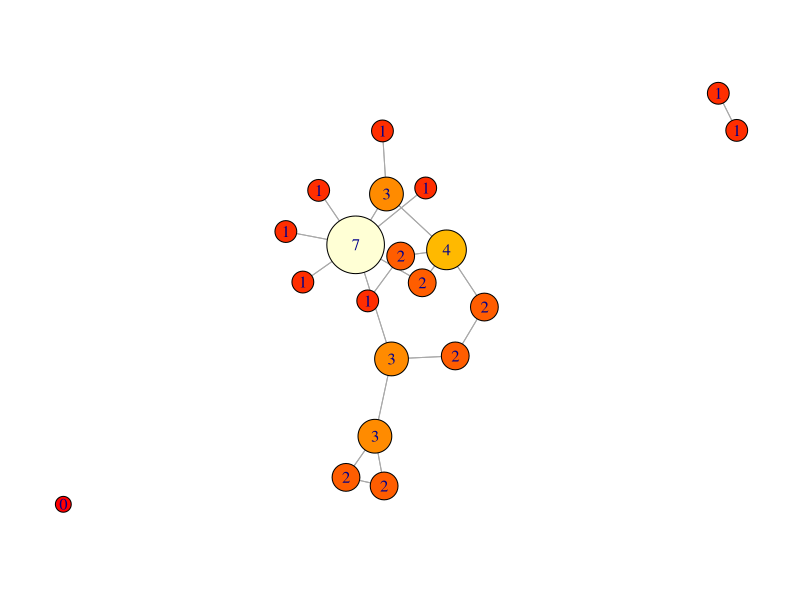
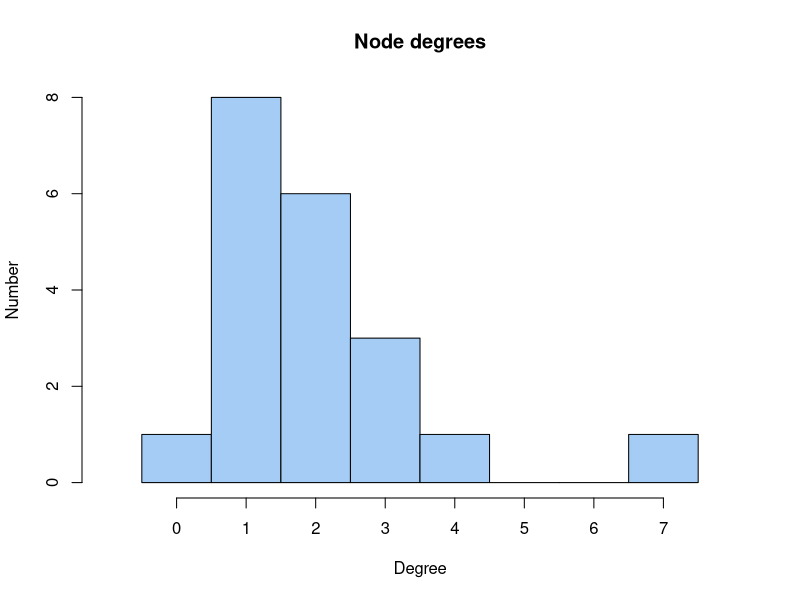
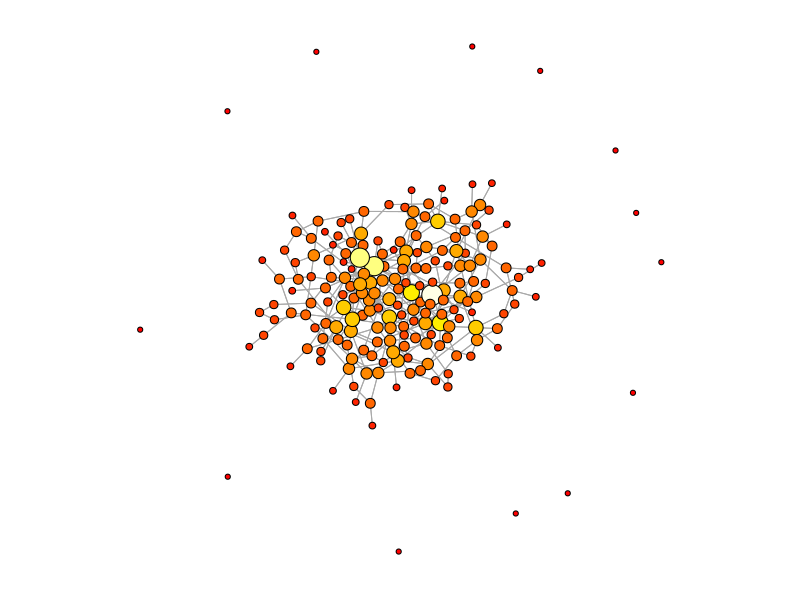
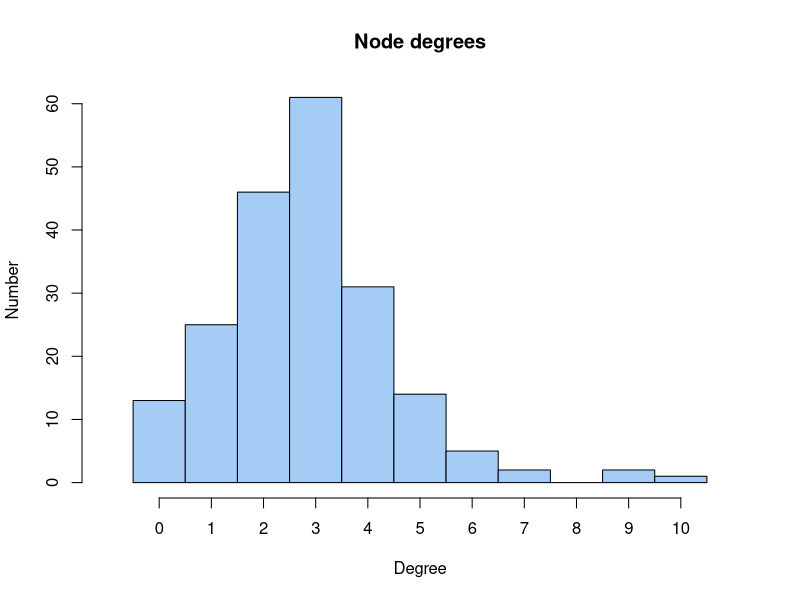
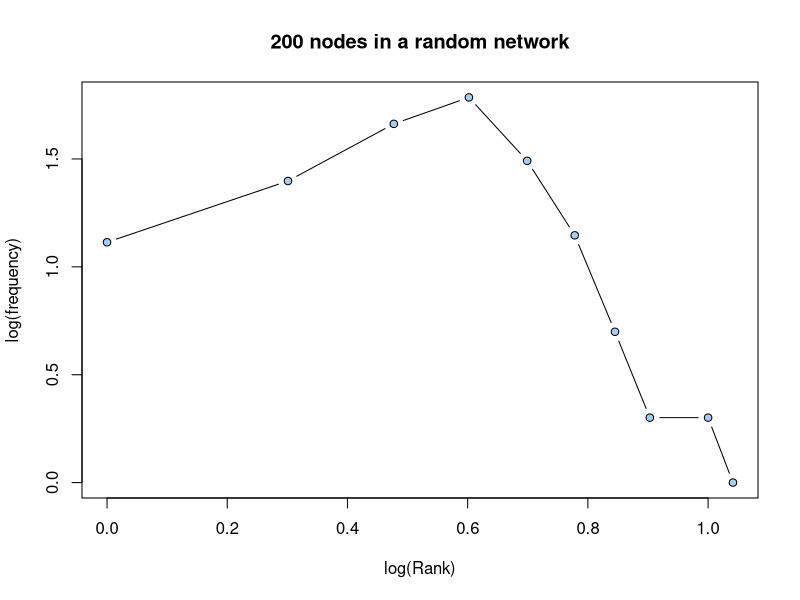
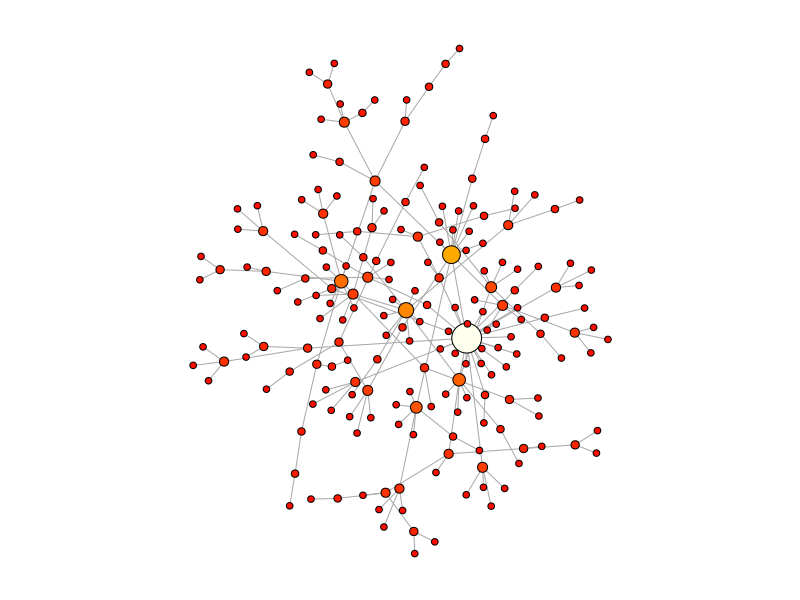
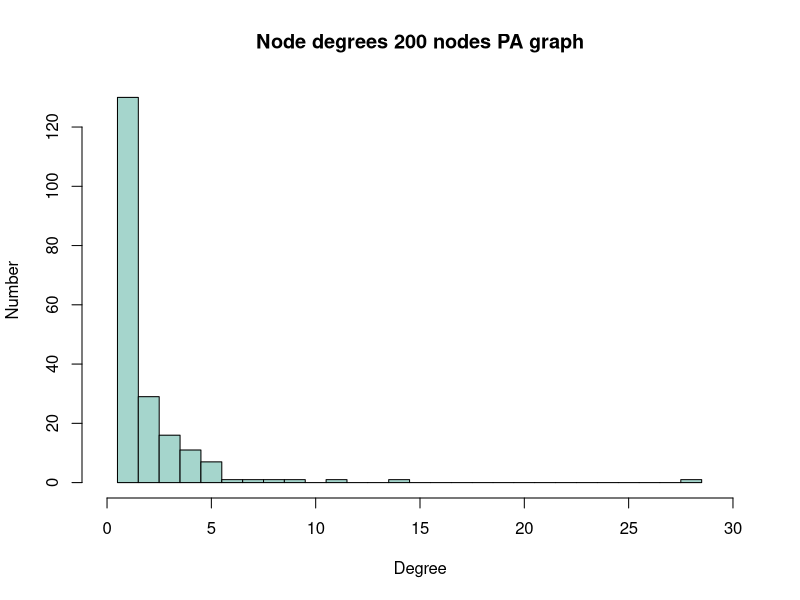
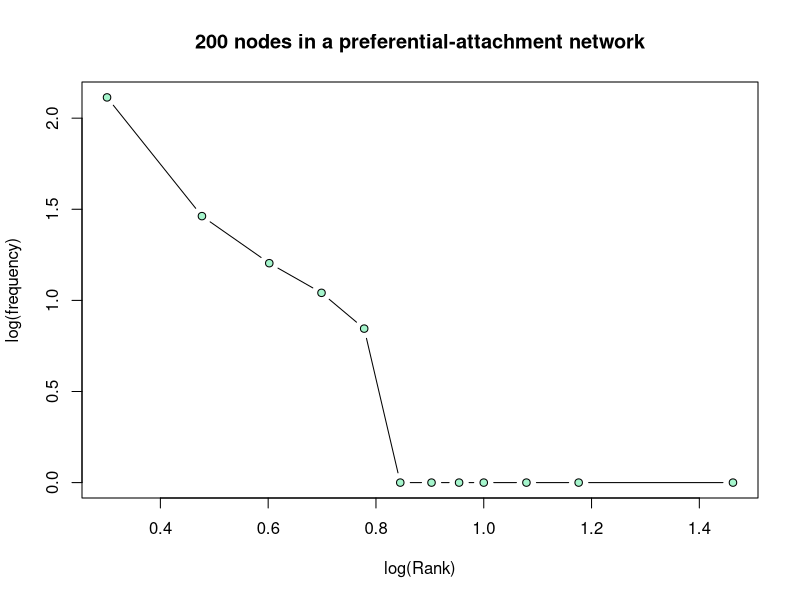

Write the R code that produced these figures, in order.
# FND-MAT-Graphs_and_networks.R
#
# Purpose:  A Bioinformatics Course:
#              R code accompanying the FND-MAT-Graphs_and_networks unit.
#
# Version:  0.1
#
# Date:     2017  08  28
# Author:   Boris Steipe (boris.steipe@utoronto.ca)
#
# Versions:
#           0.1    First code copied from 2016 material.

#
# TODO:
#
#
# == DO NOT SIMPLY  source()  THIS FILE! =======================================

# If there are portions you don't understand, use R's help system, Google for an
# answer, or ask your instructor. Don't continue if you don't understand what's
# going on. That's not how it works ...

# ==============================================================================

# = 1 ___Section___

# This tutorial covers basic concepts of graph theory and analysis in R. You
# should have typed init() to configure some utilities in the background.


# ==============================================================================
#        PART ONE: REVIEW
# ==============================================================================

# I assume you'll have read the Pavlopoulos review of graph theory concepts.
# Let's explore some of the ideas by starting with a small random graph."


# To begin let's write a little function that will create random "gene" names;
# there's no particular purpose to this other than to make our graphs look a
# little more like what we would find in a publication ...
makeRandomGenenames <- function(N) {
  nam <- character()
  while (length(nam) < N) {
    a <- paste(c(sample(LETTERS, 1), sample(letters, 2)),
               sep="", collapse="") # three letters
    n <- sample(1:9, 1)             # one number
    nam[length(nam) + 1] <- paste(a, n, sep="") # store in vector
    nam <- unique(nam)   # delete if this was a duplicate
  }
  return(nam)
}

N <- 20

set.seed(112358)
Nnames <- makeRandomGenenames(N)

Nnames

# One way to represent graphs in a computer is as an "adjacency matrix". In this
# matrix, each row and each column represents a node, and the cell at the
# intersection of a row and column contains a value/TRUE if there is an edge,
# 0/FALSE otherwise. It's easy to see that an undirected graph has a symmetric
# adjacency matrix (i, j) == (j, i); and we can put values other than {1, 0}
# into a cell if we want to represent a weighted edge.

# At first, lets create a random graph: let's say a pair of nodes has
# probability p <- 0.1 to have an edge, and our graph is symmetric and has no
# self-edges. We use our Nnames as node labels, but I've written the function so
# that we could also just ask for any number of un-named nodes, we'll use that later.

makeRandomGraph <- function(nam, p = 0.1) {
  # nam: either a character vector of unique names, or a single
  #        number that will be converted into a vector of integers.
  # p:   probability that a random pair of nodes will have an edge.
  #
  # Value: an adjacency matrix
  #
  if (is.numeric(nam) && length(nam) == 1) { # if nam is  a single number ...
    nam <- as.character(1:nam)
  }
  N <- length(nam)
  G <- matrix(numeric(N * N), ncol = N)  # The adjacency matrix
  rownames(G) <- nam
  colnames(G) <- nam
  for (iRow in 1:(N-1)) { # Note how we make sure iRow != iCol
    for (iCol in (iRow+1):N) {
      if (runif(1) < p) {  # runif() creates uniform random numbers
        # between 0 and 1
        G[iRow, iCol] <- 1   # row, col !
        G[iCol, iRow] <- 1   # col, row !
      }
    }
  }
  return(G)
}

set.seed(112358)
G <- makeRandomGraph(Nnames, p = 0.09)
G


# Listing the matrix is not very informative - we should plot this graph. We'll
# go into more details of the igraph package a bit later, for now we just use it
# to plot:

if (!require(igraph)) {
  install.packages("igraph")
  library(igraph)
}

iG <- graph_from_adjacency_matrix(G)
iGxy <- layout_with_graphopt(iG, charge=0.001)   # calculate layout coordinates


# The igraph package adds its own function to the collection of plot()
# functions; R makes the selection which plot function to use based on the class
# of the object that we request to plot. This plot function has parameters
#  layout - the x,y coordinates of the nodes;
#  vertex.color - which I define to color by node-degree
#  vertex size - which I define to increase with node-degree
#  vertex.label - which I set to use our Nnames vector

oPar <- par(mar= rep(0,4)) # Turn margins off
plot(iG,
     layout = iGxy,
     rescale = FALSE,
     xlim = c(min(iGxy[,1]), max(iGxy[,1])) * 1.1,
     ylim = c(min(iGxy[,2]), max(iGxy[,2])) * 1.1,
     vertex.color=heat.colors(max(degree(iG)+1))[degree(iG)+1],
     vertex.size = 800 + (150 * degree(iG)),
     vertex.label = as.character(degree(iG)/2),
     #     vertex.label = Nnames,
     edge.arrow.size = 0)
par(oPar)  # reset plot window


# The simplest descriptor of a graph are the number of nodes, edges, and the
# degree-distribution. In our example, the number of nodes was given: N; the
# number of edges can easily be calculated from the adjacency matrix. In our
# matrix, we have entered 1 for every edge. Thus we simply sum over the matrix:
sum(G)

# Is that correct? Is that what you see in the plot?

# Yes and no: we entered every edge twice: once for a node [i,j], and again for
# the node [j, i]. Whether that is correct depends on what exactly we
# want to do with the matrix. If these were directed edges, we would need to
# keep track of them separately. Since we didn't intend them to be directed,
# we'll could divide the number of edges by 2. Why didn't we simply use an
# upper-triangular matrix? Because then we need to keep track of the ordering of
# edges if we want to know whether a particular edge exists or not. For example
# we could sort the nodes alphabetically, and make sure we always query a pair
# in alphabetical order. Then a triangular matrix would be efficient.

# What about the degree distribution? We can get that simply by summing over the
# rows (or the columns):"

rowSums(G)  # check this against the plot!

# Let's  plot the degree distribution in a histogram:
rs <- rowSums(G)
brk <- seq(min(rs)-0.5, max(rs)+0.5, by=1)  # define breaks for the histogram
hist(rs, breaks=brk, col="#A5CCF5",
     xlim = c(-1,8), xaxt = "n",
     main = "Node degrees", xlab = "Degree", ylab = "Number")  # plot histogram
axis(side = 1, at = 0:7)

# Note: I don't _have_ to define breaks, the hist() function usually does so
# quite well, automatically. But for this purpose I want the columns of the
# histogram to represent exactly one node-degree difference.

# A degree distribution is actually quite an important descriptor of graphs,
# since it is very sensitive to the generating mechanism. For biological
# networks, that is one of the key questions we are interested in: how was the
# network formed?

# ==============================================================================
#        PART TWO: DEGREE DISTRIBUTIONS
# ==============================================================================

# Let's simulate a few graphs that are a bit bigger to get a better sense of
# their degree distributions:
#

# === random graph


set.seed(31415927)
G200 <- makeRandomGraph(200, p = 0.015)
iG200 <- graph_from_adjacency_matrix(G200)
iGxy <- layout_with_graphopt(iG200, charge=0.0001) # calculate layout coordinates

oPar <- par(mar= rep(0,4)) # Turn margins off
plot(iG200,
     layout = iGxy,
     rescale = FALSE,
     xlim = c(min(iGxy[,1]), max(iGxy[,1])) * 1.1,
     ylim = c(min(iGxy[,2]), max(iGxy[,2])) * 1.1,
     vertex.color=heat.colors(max(degree(iG200)+1))[degree(iG200)+1],
     vertex.size = 200 + (30 * degree(iG200)),
     vertex.label = "",
     edge.arrow.size = 0)
par(oPar)

# This graph has thirteen singletons and one large, connected component. Many
# biological graphs look approximately like this.

# Calculate degree distributions
dg <- degree(iG200)/2   # here, we use the iGraph function degree()
# not rowsums() from base R.
brk <- seq(min(dg)-0.5, max(dg)+0.5, by=1)
hist(dg, breaks=brk, col="#A5CCF5",
     xlim = c(-1,11), xaxt = "n",
     main = "Node degrees", xlab = "Degree", ylab = "Number")  # plot histogram
axis(side = 1, at = 0:10)



# Note the characteristic peak of this distribution: this is not "scale-free". Here is a log-log plot of frequency vs. degree-rank:

(freqRank <- table(dg))
plot(log10(as.numeric(names(freqRank)) + 1),
     log10(as.numeric(freqRank)), type = "b",
     pch = 21, bg = "#A5CCF5",
     xlab = "log(Rank)", ylab = "log(frequency)",
     main = "200 nodes in a random network")

# === scale-free graph (Barabasi-Albert)

# What does one of those intriguing "scale-free" distributions look like? The
# iGraph package has a function to make random graphs according to the
# Barabasi-Albert model of scale-free graphs. It is: sample_pa(), where pa
# stands for "preferential attachment", one type of process that will yield
# scale-free distributions.


set.seed(31415927)
GBA <- sample_pa(200, power = 0.8)

iGxy <- layout_with_graphopt(GBA, charge=0.0001) # calculate layout coordinates

oPar <- par(mar= rep(0,4)) # Turn margins off
plot(GBA,
     layout = iGxy,
     rescale = FALSE,
     xlim = c(min(iGxy[,1]), max(iGxy[,1])) * 1.1,
     ylim = c(min(iGxy[,2]), max(iGxy[,2])) * 1.1,
     vertex.color=heat.colors(max(degree(GBA)+1))[degree(GBA)+1],
     vertex.size = 200 + (30 * degree(GBA)),
     vertex.label = "",
     edge.arrow.size = 0)
par(oPar)

# This is a very obviously different graph! Some biological networks have
# features that look like that - but in my experience the hub nodes are usually
# not that distinct. But then again, that really depends on the parameter
# "power". Feel encouraged to change "power" and get a sense for what difference
# this makes. Also: note that the graph has only a single component.

# What's the degree distribution of this graph?
(dg <- degree(GBA))
brk <- seq(min(dg)-0.5, max(dg)+0.5, by=1)
hist(dg, breaks=brk, col="#A5D5CC",
     xlim = c(0,30), xaxt = "n",
     main = "Node degrees 200 nodes PA graph",
     xlab = "Degree", ylab = "Number")
axis(side = 1, at = seq(0, 30, by=5))

# Most nodes have a degree of 1, but one node has a degree of 28.

(freqRank <- table(dg))
plot(log10(as.numeric(names(freqRank)) + 1),
     log10(as.numeric(freqRank)), type = "b",
     pch = 21, bg = "#A5F5CC",
     xlab = "log(Rank)", ylab = "log(frequency)",
     main = "200 nodes in a preferential-attachment network")

# Sort-of linear, but many of the higher ranked nodes have a frequency of only
# one. That behaviour smooths out in larger graphs:
#
X <- sample_pa(100000, power = 0.8)  # 100,000 nodes
freqRank <- table(degree(X))
plot(log10(as.numeric(names(freqRank)) + 1),
     log10(as.numeric(freqRank)), type = "b",
     xlab = "log(Rank)", ylab = "log(frequency)",
     pch = 21, bg = "#A5F5CC",
     main = "100,000 nodes in a random, scale-free network")
rm(X)

# === Random geometric graph

# Finally, let's simulate a random geometric graph and look at the degree
# distribution. Remember: these graphs have a high probability to have edges
# between nodes that are "close" together - an entriely biological notion.

# We'll randomly place our nodes in a box. Then we'll define the
# probability for two nodes to have an edge to be a function of their distance.

# Here is a function that makes such graphs. iGraph has sample_grg(), which
# connects nodes that are closer than a cutoff, the function I give you below is
# a bit more interesting since it creates edges according to a probability that
# is determined by a generalized logistic function of the distance. This
# sigmoidal function gives a smooth cutoff and creates more "natural" graphs.
# Otherwise, the function is very similar to the random graph function, except
# that we output the "coordinates" of the nodes together with the adjacency
# matrix. Lists FTW.
#
makeRandomGeometricGraph <- function(nam, B = 25, Q = 0.001, t = 0.6) {
  # nam: either a character vector of unique names, or a single
  #        number that will be converted into a vector of integers.
  # B, Q, t:   probability that a random pair (i, j) of nodes gets an
  #              edge determined by a generalized logistic function
  #              p <- 1 - 1/((1 + (Q * (exp(-B * (x-t)))))^(1 / 0.9)))
  #
  # Value: a list with the following components:
  #        G$mat : an adjacency matrix
  #        G$nam : labels for the nodes
  #        G$x   : x-coordinates for the nodes
  #        G$y   : y-coordinates for the nodes
  #
  nu <- 1  # probably not useful to change
  G <- list()

  if (is.numeric(nam) && length(nam) == 1) {
    nam <- as.character(1:nam)
  }
  G$nam <- nam
  N <- length(G$nam)
  G$mat <- matrix(numeric(N * N), ncol = N)  # The adjacency matrix
  rownames(G$mat) <- G$nam
  colnames(G$mat) <- G$nam
  G$x <- runif(N)
  G$y <- runif(N)
  for (iRow in 1:(N-1)) { # Same principles as in makeRandomGraph()
    for (iCol in (iRow+1):N) {
      # geometric distance ...
      d <- sqrt((G$x[iRow] - G$x[iCol])^2 +
                  (G$y[iRow] - G$y[iCol])^2)  # Pythagoras
      # distance dependent probability
      p <- 1 - 1/((1 + (Q * (exp(-B * (d-t)))))^(1 / nu))
      if (runif(1) < p) {
        G$mat[iRow, iCol] <- 1
        G$mat[iCol, iRow] <- 1
      }
    }
  }
  return(G)
}

# Getting the parameters of a generalized logistic right takes a bit of
# experimenting. If you are interested, you can try a few variations. Or you can
# look up the function at
# https://en.wikipedia.org/wiki/Generalised_logistic_function

# This function computes generalized logistics ...
# genLog <- function(x, B = 25, Q = 0.001, t = 0.5) {
#     # generalized logistic (sigmoid)
#     nu <- 1
#     return(1 - 1/((1 + (Q * (exp(-B * (x-t)))))^(1 / nu)))
# }
#
# ... and this code plots p-values over the distances we could encouter between
# our nodes: from 0 to sqrt(2) i.e. the diagonal of the unit sqaure in which we
# will place our nodes.
# x <- seq(0, sqrt(2), length.out = 50)
# plot(x, genLog(x), type="l", col="#AA0000", ylim = c(0, 1),
#      xlab = "d", ylab = "p(edge)")

# 200 node random geomteric graph
set.seed(112358)
GRG <- makeRandomGeometricGraph(200, t=0.4)


iGRG <- graph_from_adjacency_matrix(GRG$mat)
iGRGxy <- cbind(GRG$x, GRG$y) # use our node coordinates for layout

oPar <- par(mar= rep(0,4)) # Turn margins off
plot(iGRG,
     layout = iGRGxy,
     rescale = FALSE,
     xlim = c(min(iGRGxy[,1]), max(iGRGxy[,1])) * 1.1,
     ylim = c(min(iGRGxy[,2]), max(iGRGxy[,2])) * 1.1,
     vertex.color=heat.colors(max(degree(iGRG)+1))[degree(iGRG)+1],
     vertex.size = 0.1 + (0.1 * degree(iGRG)),
     vertex.label = "",
     edge.arrow.size = 0)
par(oPar)

# degree distribution:
(dg <- degree(iGRG)/2)
brk <- seq(min(dg)-0.5, max(dg)+0.5, by=1)
hist(dg, breaks=brk, col="#FCD6E2",
     xlim = c(0, 25), xaxt = "n",
     main = "Node degrees: 200 nodes RG graph",
     xlab = "Degree", ylab = "Number")
axis(side = 1, at = c(0, min(dg):max(dg)))

# You'll find that this is kind of in-between the random, and the scale-free
# graph. We do have hubs, but they are not as extreme as in the scale-free case;
# and we have have no singletons, in contrast to the random graph.

(freqRank <- table(dg))
plot(log10(as.numeric(names(freqRank)) + 1),
     log10(as.numeric(freqRank)), type = "b",
     pch = 21, bg = "#FCD6E2",
     xlab = "log(Rank)", ylab = "log(frequency)",
     main = "200 nodes in a random geometric network")



# ====================================================================
#        PART THREE: A CLOSER LOOK AT THE igraph PACKAGE
# ====================================================================


# == BASICS ==========================================================

# The basic object of the igraph package is a graph object. Let's explore the
# first graph some more, the one we built with our random gene names:
summary(iG)

# This output means: this is an IGRAPH graph, with D = directed edges and N =
# named nodes, that has 20 nodes and 40 edges. For details, see
?print.igraph

mode(iG)
class(iG)

# This means an igraph graph object is a special list object; it is opaque in
# the sense that a user is never expected to modify its components directly, but
# through a variety of helper functions which the package provides. There are
# many ways to construct graphs - from adjacency matrices, as we have just done,
# from edge lists, or by producing random graphs according to a variety of
# recipes, called _games_ in this package.

# Two basic functions retrieve nodes "Vertices", and "Edges":
V(iG)
E(iG)

# As with many R objects, loading the package provides special functions that
# can be accessed via the same name as the basic R functions, for example:

print(iG)
plot(iG)

# ... where plot() allows the usual flexibility of fine-tuning the plot. We
# first layout the node coordinates with the Fruchtermann-Reingold algorithm - a
# force-directed layout that applies an ettractive potential along edges (which
# pulls nodes together) and a repulsive potential to nodes (so they don't
# overlap). Note the use of the degree() function to color and scale nodes and
# labels by degree and the use of the V() function to retrieve the vertex names.
# See ?plot.igraph for details."

iGxy <- layout_with_fr(iG)   # calculate layout coordinates

# Plot with some customizing parameters
oPar <- par(mar= rep(0,4)) # Turn margins off
plot(iG,
     layout = iGxy,
     vertex.color=heat.colors(max(degree(iG)+1))[degree(iG)+1],
     vertex.size = 9 + (2 * degree(iG)),
     vertex.label.cex = 0.5 + (0.05 * degree(iG)),
     edge.arrow.size = 0,
     edge.width = 2,
     vertex.label = toupper(V(iG)$name))
par(oPar)


# == Components

# The igraph function components() tells us whether there are components of the
# graph in which there is no path to other components.
components(iG)

# In the _membership_ vector, nodes are annotatd with the index of the component
# they are part of. Sui7 is the only node of component 2, Cyj1 is in the third
# component etc. This is perhaps more clear if we sort by component index
sort(components(iG)$membership)

# Retrieving e.g. the members of the first component from the list can be done by subsetting:

components(iG)$membership == 1  # logical ..
components(iG)$membership[components(iG)$membership == 1]
names(components(iG)$membership)[components(iG)$membership == 1]



# == RANDOM GRAPHS AND GRAPH METRICS =================================


# Let's explore some of the more interesting, topological graph measures. We
# start by building a somewhat bigger graph. We aren't quite sure whether
# biological graphs are small-world, or random-geometric, or
# preferential-attachment ... but igraph has ways to simulate the basic ones
# (and we could easily simulate our own). Look at the following help pages:

?sample_gnm                      # see also sample_gnp for the Erdös-Rényi models
?sample_smallworld               # for the Watts & Strogatz model
?sample_pa                       # for the Barabasi-Albert model

# But note that there are many more sample_ functions. Check out the docs!

# Let's look at betweenness measures for our first graph: here: the nodes again
# colored by degree. Degree centrality states: nodes of higher degree are
# considered to be more central. And that's also the way the force-directed
# layout drawas them, obviously.

set.seed(112358)
iGxy <- layout_with_fr(iG)   # calculate layout coordinates
oPar <- par(mar= rep(0,4)) # Turn margins off
plot(iG,
     layout = iGxy,
     rescale = FALSE,
     xlim = c(min(iGxy[,1]), max(iGxy[,1])) * 1.1,
     ylim = c(min(iGxy[,2]), max(iGxy[,2])) * 1.1,
     vertex.color=heat.colors(max(degree(iG)+1))[degree(iG)+1],
     vertex.size = 20 + (10 * degree(iG)),
     vertex.label = Nnames,
     edge.arrow.size = 0)
par(oPar)

# == Diameter

diameter(iG)  # The diameter of a graph is its maximum length shortest path.

# let's plot this path: here are the nodes ...
get_diameter(iG)

# ... and we can get the x, y coordinates from iGxy by subsetting with the node
# names. The we draw the diameter-path with a transparent, thick pink line:
lines(iGxy[get_diameter(iG),], lwd=10, col="#ff63a788")

# == Centralization scores

?centralize
# replot our graph, and color by log_betweenness:

bC <- centr_betw(iG)  # calculate betweenness centrality
nodeBetw <- bC$res
nodeBetw <- round(log(nodeBetw +1)) + 1

oPar <- par(mar= rep(0,4)) # Turn margins off
plot(iG,
     layout = iGxy,
     rescale = FALSE,
     xlim = c(min(iGxy[,1]), max(iGxy[,1])) * 1.1,
     ylim = c(min(iGxy[,2]), max(iGxy[,2])) * 1.1,
     vertex.color=heat.colors(max(nodeBetw))[nodeBetw],
     vertex.size = 20 + (10 * degree(iG)),
     vertex.label = Nnames,
     edge.arrow.size = 0)
par(oPar)

# Note that the betweenness - the number of shortest paths that pass through a
# node, is in general higher for high-degree nodes - but not always: Eqr2 has
# higher betweenness than Itv7: this measure really depends on the detailed
# local topology of the graph."

# Can you use centr_eigen() and centr_degree() to calculate the respective
# values? That's something I would expect you to be able to do.
#
# Lets plot betweenness centrality for our random geometric graph:

bCiGRG <- centr_betw(iGRG)  # calculate betweenness centrality

nodeBetw <- bCiGRG$res
nodeBetw <- round((log(nodeBetw +1))^2.5) + 1

# colours and size proportional to betweenness

oPar <- par(mar= rep(0,4)) # Turn margins off
plot(iGRG,
     layout = iGRGxy,
     rescale = FALSE,
     xlim = c(min(iGRGxy[,1]), max(iGRGxy[,1])),
     ylim = c(min(iGRGxy[,2]), max(iGRGxy[,2])),
     vertex.color=heat.colors(max(nodeBetw))[nodeBetw],
     vertex.size = 0.1 + (0.03 * nodeBetw),
     vertex.label = "",
     edge.arrow.size = 0)
par(oPar)

diameter(iGRG)
lines(iGRGxy[get_diameter(iGRG),], lwd=10, col="#ff335533")



# == CLUSTERING ======================================================

# Clustering finds "communities" in graphs - and depending what the edges
# represent, these could be complexes, pathways, biological systems or similar.
# There are many graph-clustering algorithms. One approach with many attractive
# properties is the Map Equation, developed by Martin Rosvall. See:
# http://www.ncbi.nlm.nih.gov/pubmed/18216267 and htttp://www.mapequation.org


iGRGclusters <- cluster_infomap(iGRG)
modularity(iGRGclusters) # ... measures how separated the different membership
# types are from each other
membership(iGRGclusters) # which nodes are in what cluster?
table(membership(iGRGclusters))  # how large are the clusters?

# The largest cluster has 48 members, the second largest has 25, etc.


# Lets plot our graph again, coloring the nodes of the first five communities by
# their cluster membership:

# first, make a vector with as many grey colors as we have communities ...
commColors <- rep("#f1eef6", max(membership(iGRGclusters)))
# ... then overwrite the first five with "real colors" - something like rust,
# lilac, pink, and mauve or so.
commColors[1:5] <- c("#980043", "#dd1c77", "#df65b0", "#c994c7", "#d4b9da")


oPar <- par(mar= rep(0,4)) # Turn margins off
plot(iGRG,
     layout = iGRGxy,
     rescale = FALSE,
     xlim = c(min(iGRGxy[,1]), max(iGRGxy[,1])),
     ylim = c(min(iGRGxy[,2]), max(iGRGxy[,2])),
     vertex.color=commColors[membership(iGRGclusters)],
     vertex.size = 0.1 + (0.1 * degree(iGRG)),
     vertex.label = "",
     edge.arrow.size = 0)

par(oPar)


# = 1 Tasks




# [END]
